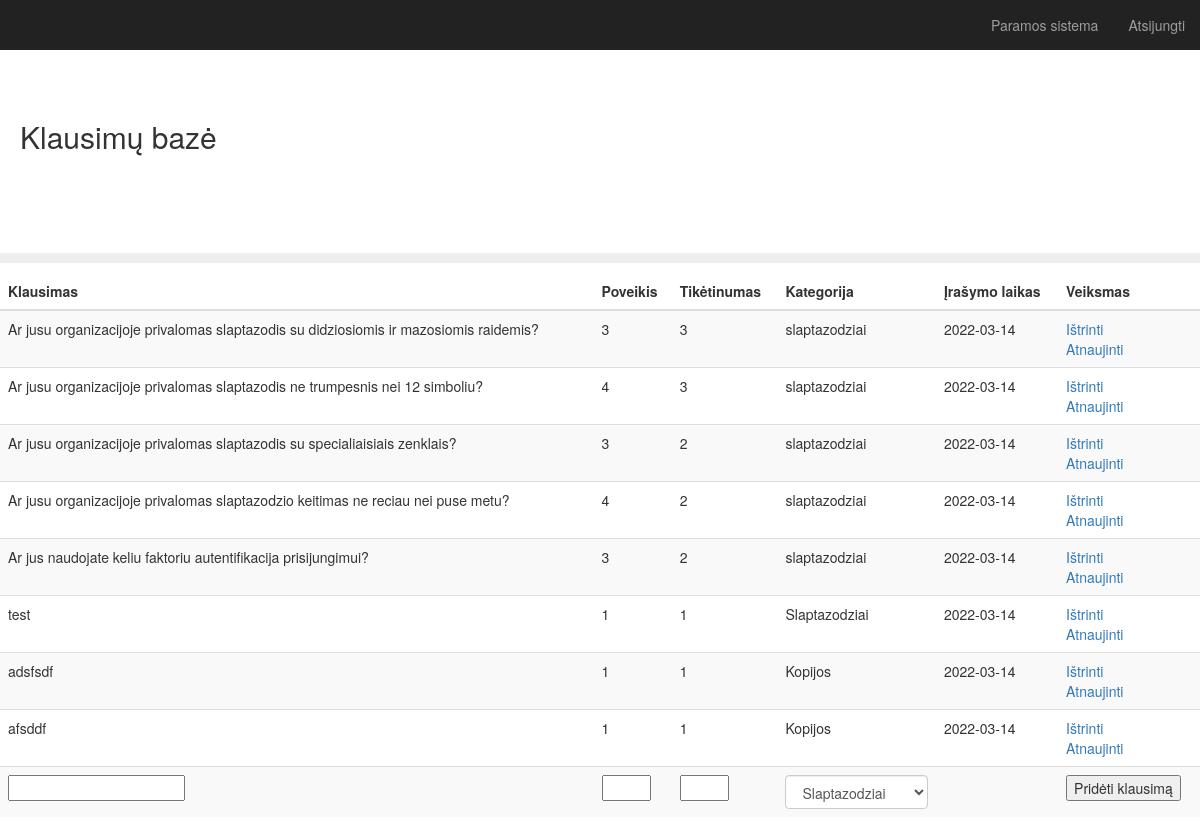
Screenshot of / (signed in) with the database file from the repository.
### app.py (models this page shows)
class Question(db.Model):
    id = db.Column(db.Integer, primary_key=True)
    question = db.Column(db.String(200), nullable=False)
    impact = db.Column(db.Integer, nullable=False)
    likelihood = db.Column(db.Integer, nullable=False)
    category = db.Column(db.String(30), nullable=False)
    date_created = db.Column(db.DateTime, default=datetime.utcnow)

### app.py (the view)
@app.route('/', methods=['POST', 'GET'])
@login_required
def index():
    if request.method == 'POST':
        new_question = request.form['question']
        new_impact = request.form['impact']
        new_likelihood = request.form['likelihood']
        new_category = request.form['category']
        update = Question(question=new_question, impact=new_impact, likelihood=new_likelihood, category=new_category )
        try:
            db.session.add(update)
            db.session.commit()
            return redirect('/')
        except:
            return 'There was an issue adding your row'
    else:
        rows = Question.query.order_by(Question.date_created).all()
        categories = Categories.query.all()
        return render_template('index.html', rows=rows, categories=categories)

### app.py (called while the page is built)
@login_manager.user_loader
def load_user(user_id):
    return User.query.get(int(user_id))

### templates/index.html (shortened to what this page needs)
{% extends "bootstrap/base.html" %}
{% block styles %}
{{super()}}
<link rel="stylesheet" href="{{url_for('.static', filename='main.css')}}">
{% endblock %}
{% block content %}
    <nav class="navbar navbar-inverse navbar-fixed-top">
      <div class="container-fluid">
        <div id="navbar" class="navbar-collapse collapse">
          <ul class="nav navbar-nav navbar-right">
            <li><a href="{{ url_for('survey') }}">Paramos sistema</a></li>
            <li><a href="{{ url_for('logout') }}">Atsijungti</a></li>
          </ul>
        </div>
      </div>
    </nav>
  <h2 class="sub-header">Klausimų bazė</h2>
          <div class="table-responsive">
            <table class="table table-striped">
              <thead>
                <tr>
                  <th>Klausimas</th>
                  <th>Poveikis</th>
                  <th>Tikėtinumas</th>
                  <th>Kategorija</th>
                  <th>Įrašymo laikas</th>
                  <th>Veiksmas</th>
                </tr>
              </thead>
              <tbody>
                {% for row in rows %}
                <tr>
                    <td>{{ row.question }}</td>
                    <td>{{ row.impact }}</td>
                    <td>{{ row.likelihood }}</td>
                    <td>{{ row.category }}</td>
                    <td>{{ row.date_created.date() }}</td>
                    <td>
                        <a href="/delete/{{row.id}}">Ištrinti</a>
                        <br>
                        <a href="/update/{{row.id}}">Atnaujinti</a>
                    </td>
                </tr>
            {% endfor %}
            <tr>
              <div class="form">
                  <form action="/" method="POST">
                      <td><input type="text" name="question" id="question"></td>
                      <td><input type="number" name="impact" id="impact" min="1" max="5" required></td>
                      <td><input type="number" name="likelihood" id="likelihood" min="1" max="5" required></td>
                      <td><select class="form-control" name="category">
                        {% for each in categories %}
                        <option value="{{each.category}}">{{each.category}}</option>
                        {% endfor %}
                      </select></td>
                      <td></td>
                      <td><input type="submit" value="Pridėti klausimą"></td>
                  </form>
              </div>
            </tr>
              </tbody>
{% endblock %}

### static/main.css (style rules this page uses)
body { padding-top: 50px; }
.sub-header { padding-top: 50px; padding-bottom: 100px; border-bottom: 10px solid #eee; padding-right: 20px; padding-left: 20px; }
.navbar-fixed-top { border: 0; }

### rows the page displays
Question: question "Ar jusu organizacijoje privalomas slaptazodis su didziosiomis ir mazosiomis raidemis?", impact "3", likelihood "3", category "slaptazodziai", date_created "2022-03-14"
Question: question "Ar jusu organizacijoje privalomas slaptazodis ne trumpesnis nei 12 simboliu?", impact "4", likelihood "3", category "slaptazodziai", date_created "2022-03-14"
Question: question "Ar jusu organizacijoje privalomas slaptazodis su specialiaisiais zenklais?", impact "3", likelihood "2", category "slaptazodziai", date_created "2022-03-14"
Question: question "Ar jusu organizacijoje privalomas slaptazodzio keitimas ne reciau nei puse metu?", impact "4", likelihood "2", category "slaptazodziai", date_created "2022-03-14"
Question: question "Ar jus naudojate keliu faktoriu autentifikacija prisijungimui?", impact "3", likelihood "2", category "slaptazodziai", date_created "2022-03-14"
Question: question "test", impact "1", likelihood "1", category "Slaptazodziai", date_created "2022-03-14"
Question: question "adsfsdf", impact "1", likelihood "1", category "Kopijos", date_created "2022-03-14"
Question: question "afsddf", impact "1", likelihood "1", category "Kopijos", date_created "2022-03-14"

### other values shown
form field category "Slaptazodziai"
